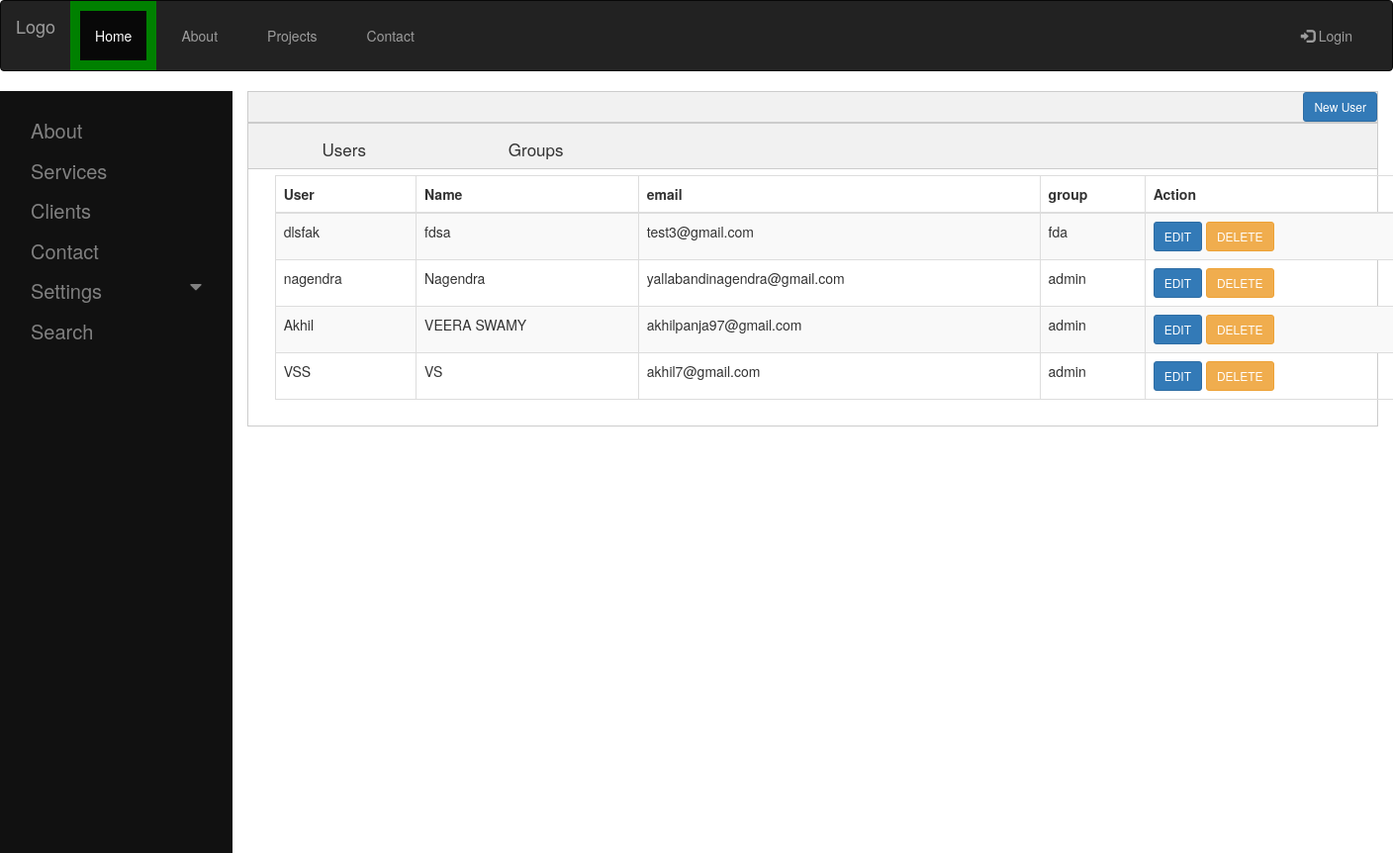
Screenshot of /home_page/user with the database file from the repository.
### users/models.py (models this page shows, shortened)
class UserModelClass(models.Model):
    email = models.EmailField(max_length=50,unique=True)
    first_name = models.CharField(max_length=20)
    last_name = models.CharField(max_length=20)
    phone_regex = RegexValidator(regex=r'^\+?1?\d{10,10}$',
                                 message="Phone number must be entered in the format: '+999999999'. Up to 10 digits allowed.")
    mobile_number = models.CharField(validators=[phone_regex], max_length=10, blank=False,unique=True)
    user_name = models.CharField(max_length=20)
    password = models.CharField(max_length=20)
    group = models.ForeignKey(GroupModelClass,on_delete=models.PROTECT)
    selectedGroup = models.CharField(max_length=50)
    class Meta:
        db_table = 'user_details'

### groupApp/models.py (models this page shows, shortened)
class GroupModelClass(models.Model):
    title = models.CharField(max_length=50)
    description = models.CharField(models.TextField,max_length=100)
    groups = models.CharField(max_length=250)
    class Meta:
        db_table = 'group_details'

### users/views.py (the view, shortened to what this page needs)
# urls.py: url('^home_page/user$',views.user_page,name='user_page'),
def user_page(request):
    userCreationForm = UserCreationForm()
    data = UserModelClass.objects.all()
    return render(request,'user_group_page.html',{'userCreationForm':userCreationForm,'data':data})

### users/models.py (called while the page is built)
    def __str__(self):
        return self.title

### users/templates/user_group_page.html (shortened to what this page needs)
{% extends 'bootstrap_sidebar_pro_template.html' %}
{% load crispy_forms_tags %}
{% block content %}
{% load static %}
<link href="{% static 'css/first_page.css'%}" type="text/css" rel="stylesheet">
<div align="right" class="groove">
   <button type="submit" class="btn btn-primary btn-sm" data-toggle="modal" data-target="#myModal" data-backdrop="static" data-keyboard="false" id="myBtn" >New User</button>
</div>
<link rel="stylesheet" href="https://maxcdn.bootstrapcdn.com/bootstrap/3.3.7/css/bootstrap.min.css">
<div class="tab">
   <button class="tablinks" onclick="openCity(event, 'users'); myfunction();" >Users</button>
   <button class="tablinks" onclick="openCity(event, 'groups'); myfunction2();">Groups</button>
</div>
<link href="https://maxcdn.bootstrapcdn.com/bootstrap/3.3.7/css/bootstrap.min.css" rel="stylesheet"/>
<link href="https://cdnjs.cloudflare.com/ajax/libs/datatables/1.10.12/css/dataTables.bootstrap.min.css" rel="stylesheet"/>
<div id="users" class="tabcontent" style="display:block">
   <form action ="" method = "post" novalidate>
      <div class="container" id="dates" >
         <table id="example" class="table table-striped table-bordered table-hover" cellspacing="0" width="100%">
            <thead>
               <tr>
                  <th>User</th>
                  <th>Name</th>
                  <th>email</th>
                  <th>group</th>
                  <th>Action</th>
               </tr>
            </thead>
            <tbody>
               {% for row in data %}
               <tr>
                  <td>{{row.user_name}}</td>
                  <td>{{row.first_name}}</td>
                  <td>{{row.email}}</td>
                  <td>{{row.group}}</td>
                  <td>
                     <span><a href="/home_page/user/edit/{{ row.id }}" class="btn btn-primary btn-sm">EDIT</a></span>
                     <span><a href="/home_page/user/delete/{{row.id}}" class="delete btn btn-warning btn-sm">DELETE</a></span>
                  </td>
               </tr>
               {% endfor %}
            </tbody>
         </table>
      </div>
   </form>
</div>
{% endblock %}

### users/templates/bootstrap_sidebar_pro_template.html (shortened to what this page needs)
<!DOCTYPE html>
<html lang="en">
<head>
  <link rel="stylesheet" href="https://maxcdn.bootstrapcdn.com/bootstrap/3.3.7/css/bootstrap.min.css">
</head>
<body>
<link rel="stylesheet" href="https://cdnjs.cloudflare.com/ajax/libs/font-awesome/4.7.0/css/font-awesome.min.css">
<nav class="navbar navbar-inverse">
  <div class="container-fluid">
    <div class="navbar-header">
      <a class="navbar-brand" href="#">Logo</a>
    </div>
    <div class="collapse navbar-collapse" id="myNavbar">
      <ul class="nav navbar-nav">
        <li class="active"><a href="#">Home</a></li>
        <li><a href="#">About</a></li>
        <li><a href="#">Projects</a></li>
        <li><a href="#">Contact</a></li>
      </ul>
      <ul class="nav navbar-nav navbar-right">
      {% if request.user.username %}
      <li><a href="{% url 'LogOut' %}"><span class="glyphicon glyphicon-log-in"></span> Logout({{request.user.username}})</a></li>
      {%else%}
      <li><a href="/user_login"><span class="glyphicon glyphicon-log-in"></span> Login</a></li>
      {% endif %}
    </ul>
    </div>
  </div>
</nav>
<div class="container-fluid text-center">
  <div class="row content">
<div class="col-sm-2 sidenav">
  <a href="#about">About</a>
  <a href="#services">Services</a>
  <a href="#clients">Clients</a>
  <a href="#contact">Contact</a>
  <button class="dropdown-btn">Settings
    <i class="fa fa-caret-down"></i>
  </button>
  <a href="#contact">Search</a>
</div>
    <div class="col-sm-10 text-left">
      {% block content %}
      {% endblock %}
    </div>
  </div>
</div>
</body>
</html>

### static/css/first_page.css (style rules this page uses)
body { font-family: Arial; vertical-align : middle; }
.tab { overflow: hidden; border: 1px solid #ccc; background-color: #f1f1f2; }
.tab button { background-color: inherit; float: left; border: none; outline: none; cursor: pointer; padding: 14px 16px; transition: 0.3s; font-size: 17px; }
.tabcontent { display: none; padding: 6px 12px; border: 1px solid #ccc; border-top: none; }
.groove { overflow: hidden; border: 1px solid #ccc; background-color: #f1f1f1; text }
ul { list-style: none; padding: 0px; margin: 0px; }
li { padding: 10px; border: 5px red; display: inline; }
::placeholder { padding:10px; }
.tab { overflow: hidden; border: 1px solid #ccc; background-color: #f1f1f1; }
.tablinks { margin:0px; width: 17%; height: 45px; font-size: 17px; border-style: none; background-color:#eee; overflow: hidden; z-index:0; }

### users/templates/bootstrap_sidebar_pro_template.html (style rules this page uses)
.navbar { margin-bottom: 0; border-radius: 0; }
.row.content { height: 770px }
.sidenav { padding-top: 20px; background-color: #f1f1f1; height: 100%; }
body { font-family: "Lato", sans-serif; }
.sidenav { height: 100%; width: 200px; position: fixed; z-index: 1; top: 0; left: 0; background-color: #111; overflow-x: hidden; padding-top: 20px; }
.sidenav a, .dropdown-btn { padding: 6px 8px 6px 16px; text-decoration: none; font-size: 20px; color: #818181; display: block; border: none; background: none; width: 100%; text-align: left; cursor: pointer; outline: none; }
.active { background-color: green; color: white; }
.fa-caret-down { float: right; padding-right: 8px; }

### rows the page displays
UserModelClass: user_name "dlsfak", first_name "fdsa", email "test3@gmail.com", group "fda"
UserModelClass: user_name "nagendra", first_name "Nagendra", email "yallabandinagendra@gmail.com", group "admin"
UserModelClass: user_name "Akhil", first_name "VEERA SWAMY", email "akhilpanja97@gmail.com", group "admin"
UserModelClass: user_name "VSS", first_name "VS", email "akhil7@gmail.com", group "admin"
